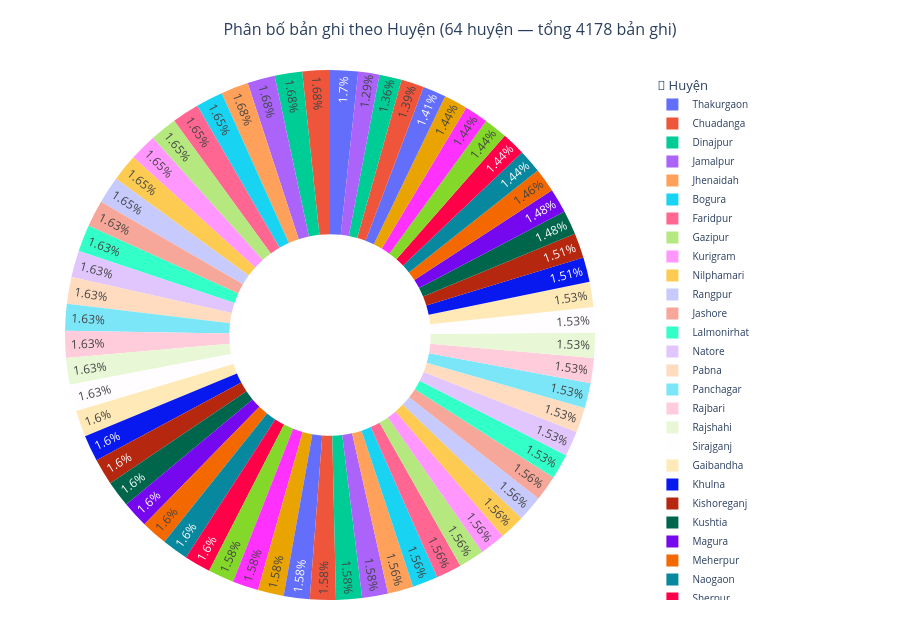

Here is the notebook cell this chart was saved with:
### Code cell
district_counts = df['District'].value_counts().reset_index()
district_counts.columns = ['District', 'count']

fig_district = go.Figure(go.Pie(
    labels=district_counts['District'],
    values=district_counts['count'],
    hole=0.38,
    textinfo='percent',
    textposition='inside',
    insidetextorientation='radial',
    hovertemplate=(
        '<b>%{label}</b><br>'
        'Số bản ghi: %{value}<br>'
        'Tỷ lệ: %{percent}<extra></extra>'
    ),
    legendgrouptitle_text='📍 Huyện',
))

fig_district.update_layout(
    title=dict(
        text=f'Phân bố bản ghi theo Huyện ({len(district_counts)} huyện — tổng {district_counts["count"].sum()} bản ghi)',
        font=dict(size=16), x=0.5
    ),
    height=620,
    legend=dict(orientation='v', x=1.02, y=1, font=dict(size=10)),
    template='plotly_white',
    margin=dict(l=20, r=260, t=70, b=20)
)

fig_district.show()

### Figure 1 — Plotly figure (JSON) as saved in the notebook; plotly's stock layout.template omitted (floating-point values rounded to 4 significant figures)
{"data": [{"hole": 0.38, "hovertemplate": "<b>%{label}</b><br>Số bản ghi: %{value}<br>Tỷ lệ: %{percent}<extra></extra>", "insidetextorientation": "radial", "labels": ["Thakurgaon", "Chuadanga", "Dinajpur", "Jamalpur", "Jhenaidah", "Bogura", "Faridpur", "Gazipur", "Kurigram", "Nilphamari", "Rangpur", "Jashore", "Lalmonirhat", "Natore", "Pabna", "Panchagar", "Rajbari", "Rajshahi", "Sirajganj", "Gaibandha", "Khulna", "Kishoreganj", "Kushtia", "Magura", "Meherpur", "Naogaon", "Sherpur", "Brahmanbaria", "Chattogram", "Gopalganj", "Narail", "Narayanganj", "Rangamati", "Tangail", "Bagerhat", "Bandarban", "Chapai Nawabganj", "Cumilla", "Dhaka", "Khagrachari", "Mymensingh", "Satkhira", "Barishal", "Feni", "Manikganj", "Moulvibazar", "Munshiganj", "Narsingdi", "Netrokona", "Shariatpur", "Joypurhat", "Madaripur", "Chandpur", "Sylhet", "Lakshmipur", "Barguna", "Bhola", "Jhallokati", "Noakhali", "Pirojpur", "Patuakhali", "Sunamganj", "Coxsbazar", "Habiganj"], "legendgrouptitle": {"text": "📍 Huyện"}, "textinfo": "percent", "textposition": "inside", "type": "pie", "values": [71, 70, 70, 70, 70, 69, 69, 69, 69, 69, 69, 68, 68, 68, 68, 68, 68, 68, 68, 67, 67, 67, 67, 67, 67, 67, 67, 66, 66, 66, 66, 66, 66, 66, 65, 65, 65, 65, 65, 65, 65, 65, 64, 64, 64, 64, 64, 64, 64, 64, 63, 63, 62, 62, 61, 60, 60, 60, 60, 60, 59, 58, 57, 54]}], "layout": {"height": 620, "legend": {"font": {"size": 10}, "orientation": "v", "x": 1.02, "y": 1}, "margin": {"b": 20, "l": 20, "r": 260, "t": 70}, "title": {"font": {"size": 16}, "text": "Phân bố bản ghi theo Huyện (64 huyện — tổng 4178 bản ghi)", "x": 0.5}}}
